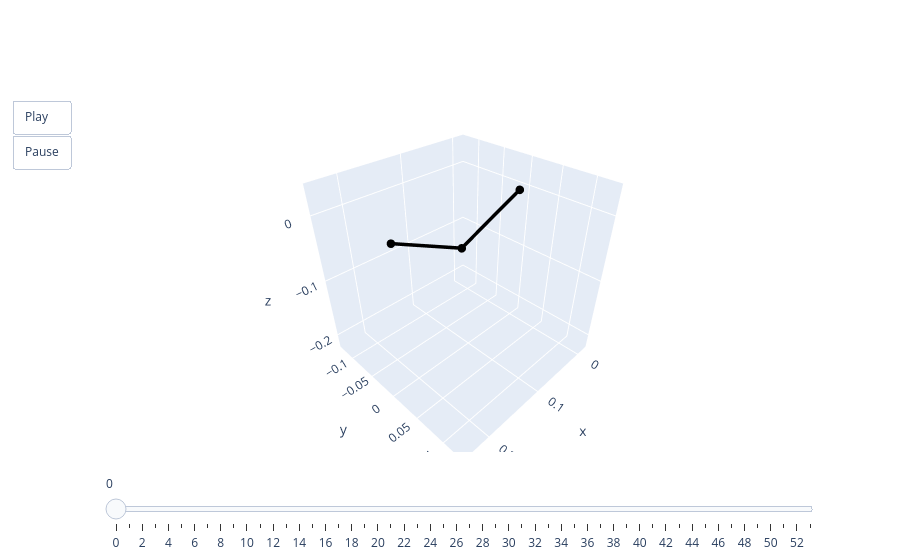

The cell this chart's notebook holds for it:
### Code cell
animate(pred[0])

### Figure 1 — Plotly figure (JSON) as saved in the notebook; plotly's stock layout.template omitted (floating-point values rounded to 4 significant figures)
{"data": [{"line": {"color": "black", "width": 7}, "marker": {"size": 5}, "mode": "lines+markers", "type": "scatter3d", "x": [0, 0.114, 0.2218], "y": [0, 0, 0], "z": [0, -0.04584, 0.006761]}], "layout": {"scene": {"aspectmode": "cube", "xaxis": {"autorange": false, "range": [-0.02231, 0.2454]}, "yaxis": {"autorange": false, "range": [-0.1339, 0.1339]}, "zaxis": {"autorange": false, "range": [-0.2252, 0.04255]}}, "sliders": [{"steps": [{"args": [["0"], {"frame": {"duration": 0, "redraw": true}, "mode": "immediate"}], "label": "0", "method": "animate"}, {"args": [["1"], {"frame": {"duration": 0, "redraw": true}, "mode": "immediate"}], "label": "1", "method": "animate"}, {"args": [["2"], {"frame": {"duration": 0, "redraw": true}, "mode": "immediate"}], "label": "2", "method": "animate"}, {"args": [["3"], {"frame": {"duration": 0, "redraw": true}, "mode": "immediate"}], "label": "3", "method": "animate"}, {"args": [["4"], {"frame": {"duration": 0, "redraw": true}, "mode": "immediate"}], "label": "4", "method": "animate"}, {"args": [["5"], {"frame": {"duration": 0, "redraw": true}, "mode": "immediate"}], "label": "5", "method": "animate"}, {"args": [["6"], {"frame": {"duration": 0, "redraw": true}, "mode": "immediate"}], "label": "6", "method": "animate"}, {"args": [["7"], {"frame": {"duration": 0, "redraw": true}, "mode": "immediate"}], "label": "7", "method": "animate"}, {"args": [["8"], {"frame": {"duration": 0, "redraw": true}, "mode": "immediate"}], "label": "8", "method": "animate"}, {"args": [["9"], {"frame": {"duration": 0, "redraw": true}, "mode": "immediate"}], "label": "9", "method": "animate"}, {"args": [["10"], {"frame": {"duration": 0, "redraw": true}, "mode": "immediate"}], "label": "10", "method": "animate"}, {"args": [["11"], {"frame": {"duration": 0, "redraw": true}, "mode": "immediate"}], "label": "11", "method": "animate"}, {"args": [["12"], {"frame": {"duration": 0, "redraw": true}, "mode": "immediate"}], "label": "12", "method": "animate"}, {"args": [["13"], {"frame": {"duration": 0, "redraw": true}, "mode": "immediate"}], "label": "13", "method": "animate"}, {"args": [["14"], {"frame": {"duration": 0, "redraw": true}, "mode": "immediate"}], "label": "14", "method": "animate"}, {"args": [["15"], {"frame": {"duration": 0, "redraw": true}, "mode": "immediate"}], "label": "15", "method": "animate"}, {"args": [["16"], {"frame": {"duration": 0, "redraw": true}, "mode": "immediate"}], "label": "16", "method": "animate"}, {"args": [["17"], {"frame": {"duration": 0, "redraw": true}, "mode": "immediate"}], "label": "17", "method": "animate"}, {"args": [["18"], {"frame": {"duration": 0, "redraw": true}, "mode": "immediate"}], "label": "18", "method": "animate"}, {"args": [["19"], {"frame": {"duration": 0, "redraw": true}, "mode": "immediate"}], "label": "19", "method": "animate"}, {"args": [["20"], {"frame": {"duration": 0, "redraw": true}, "mode": "immediate"}], "label": "20", "method": "animate"}, {"args": [["21"], {"frame": {"duration": 0, "redraw": true}, "mode": "immediate"}], "label": "21", "method": "animate"}, {"args": [["22"], {"frame": {"duration": 0, "redraw": true}, "mode": "immediate"}], "label": "22", "method": "animate"}, {"args": [["23"], {"frame": {"duration": 0, "redraw": true}, "mode": "immediate"}], "label": "23", "method": "animate"}, {"args": [["24"], {"frame": {"duration": 0, "redraw": true}, "mode": "immediate"}], "label": "24", "method": "animate"}, {"args": [["25"], {"frame": {"duration": 0, "redraw": true}, "mode": "immediate"}], "label": "25", "method": "animate"}, {"args": [["26"], {"frame": {"duration": 0, "redraw": true}, "mode": "immediate"}], "label": "26", "method": "animate"}, {"args": [["27"], {"frame": {"duration": 0, "redraw": true}, "mode": "immediate"}], "label": "27", "method": "animate"}, {"args": [["28"], {"frame": {"duration": 0, "redraw": true}, "mode": "immediate"}], "label": "28", "method": "animate"}, {"args": [["29"], {"frame": {"duration": 0, "redraw": true}, "mode": "immediate"}], "label": "29", "method": "animate"}, {"args": [["30"], {"frame": {"duration": 0, "redraw": true}, "mode": "immediate"}], "label": "30", "method": "animate"}, {"args": [["31"], {"frame": {"duration": 0, "redraw": true}, "mode": "immediate"}], "label": "31", "method": "animate"}, {"args": [["32"], {"frame": {"duration": 0, "redraw": true}, "mode": "immediate"}], "label": "32", "method": "animate"}, {"args": [["33"], {"frame": {"duration": 0, "redraw": true}, "mode": "immediate"}], "label": "33", "method": "animate"}, {"args": [["34"], {"frame": {"duration": 0, "redraw": true}, "mode": "immediate"}], "label": "34", "method": "animate"}, {"args": [["35"], {"frame": {"duration": 0, "redraw": true}, "mode": "immediate"}], "label": "35", "method": "animate"}, {"args": [["36"], {"frame": {"duration": 0, "redraw": true}, "mode": "immediate"}], "label": "36", "method": "animate"}, {"args": [["37"], {"frame": {"duration": 0, "redraw": true}, "mode": "immediate"}], "label": "37", "method": "animate"}, {"args": [["38"], {"frame": {"duration": 0, "redraw": true}, "mode": "immediate"}], "label": "38", "method": "animate"}, {"args": [["39"], {"frame": {"duration": 0, "redraw": true}, "mode": "immediate"}], "label": "39", "method": "animate"}, {"args": [["40"], {"frame": {"duration": 0, "redraw": true}, "mode": "immediate"}], "label": "40", "method": "animate"}, {"args": [["41"], {"frame": {"duration": 0, "redraw": true}, "mode": "immediate"}], "label": "41", "method": "animate"}, {"args": [["42"], {"frame": {"duration": 0, "redraw": true}, "mode": "immediate"}], "label": "42", "method": "animate"}, {"args": [["43"], {"frame": {"duration": 0, "redraw": true}, "mode": "immediate"}], "label": "43", "method": "animate"}, {"args": [["44"], {"frame": {"duration": 0, "redraw": true}, "mode": "immediate"}], "label": "44", "method": "animate"}, {"args": [["45"], {"frame": {"duration": 0, "redraw": true}, "mode": "immediate"}], "label": "45", "method": "animate"}, {"args": [["46"], {"frame": {"duration": 0, "redraw": true}, "mode": "immediate"}], "label": "46", "method": "animate"}, {"args": [["47"], {"frame": {"duration": 0, "redraw": true}, "mode": "immediate"}], "label": "47", "method": "animate"}, {"args": [["48"], {"frame": {"duration": 0, "redraw": true}, "mode": "immediate"}], "label": "48", "method": "animate"}, {"args": [["49"], {"frame": {"duration": 0, "redraw": true}, "mode": "immediate"}], "label": "49", "method": "animate"}, {"args": [["50"], {"frame": {"duration": 0, "redraw": true}, "mode": "immediate"}], "label": "50", "method": "animate"}, {"args": [["51"], {"frame": {"duration": 0, "redraw": true}, "mode": "immediate"}], "label": "51", "method": "animate"}, {"args": [["52"], {"frame": {"duration": 0, "redraw": true}, "mode": "immediate"}], "label": "52", "method": "animate"}, {"args": [["53"], {"frame": {"duration": 0, "redraw": true}, "mode": "immediate"}], "label": "53", "method": "animate"}]}], "updatemenus": [{"buttons": [{"args": [null, {"frame": {"duration": 50, "redraw": true}, "fromcurrent": true}], "label": "Play", "method": "animate"}, {"args": [[null], {"frame": {"duration": 0, "redraw": true}, "mode": "immediate"}], "label": "Pause", "method": "animate"}], "showactive": false, "type": "buttons"}]}}
